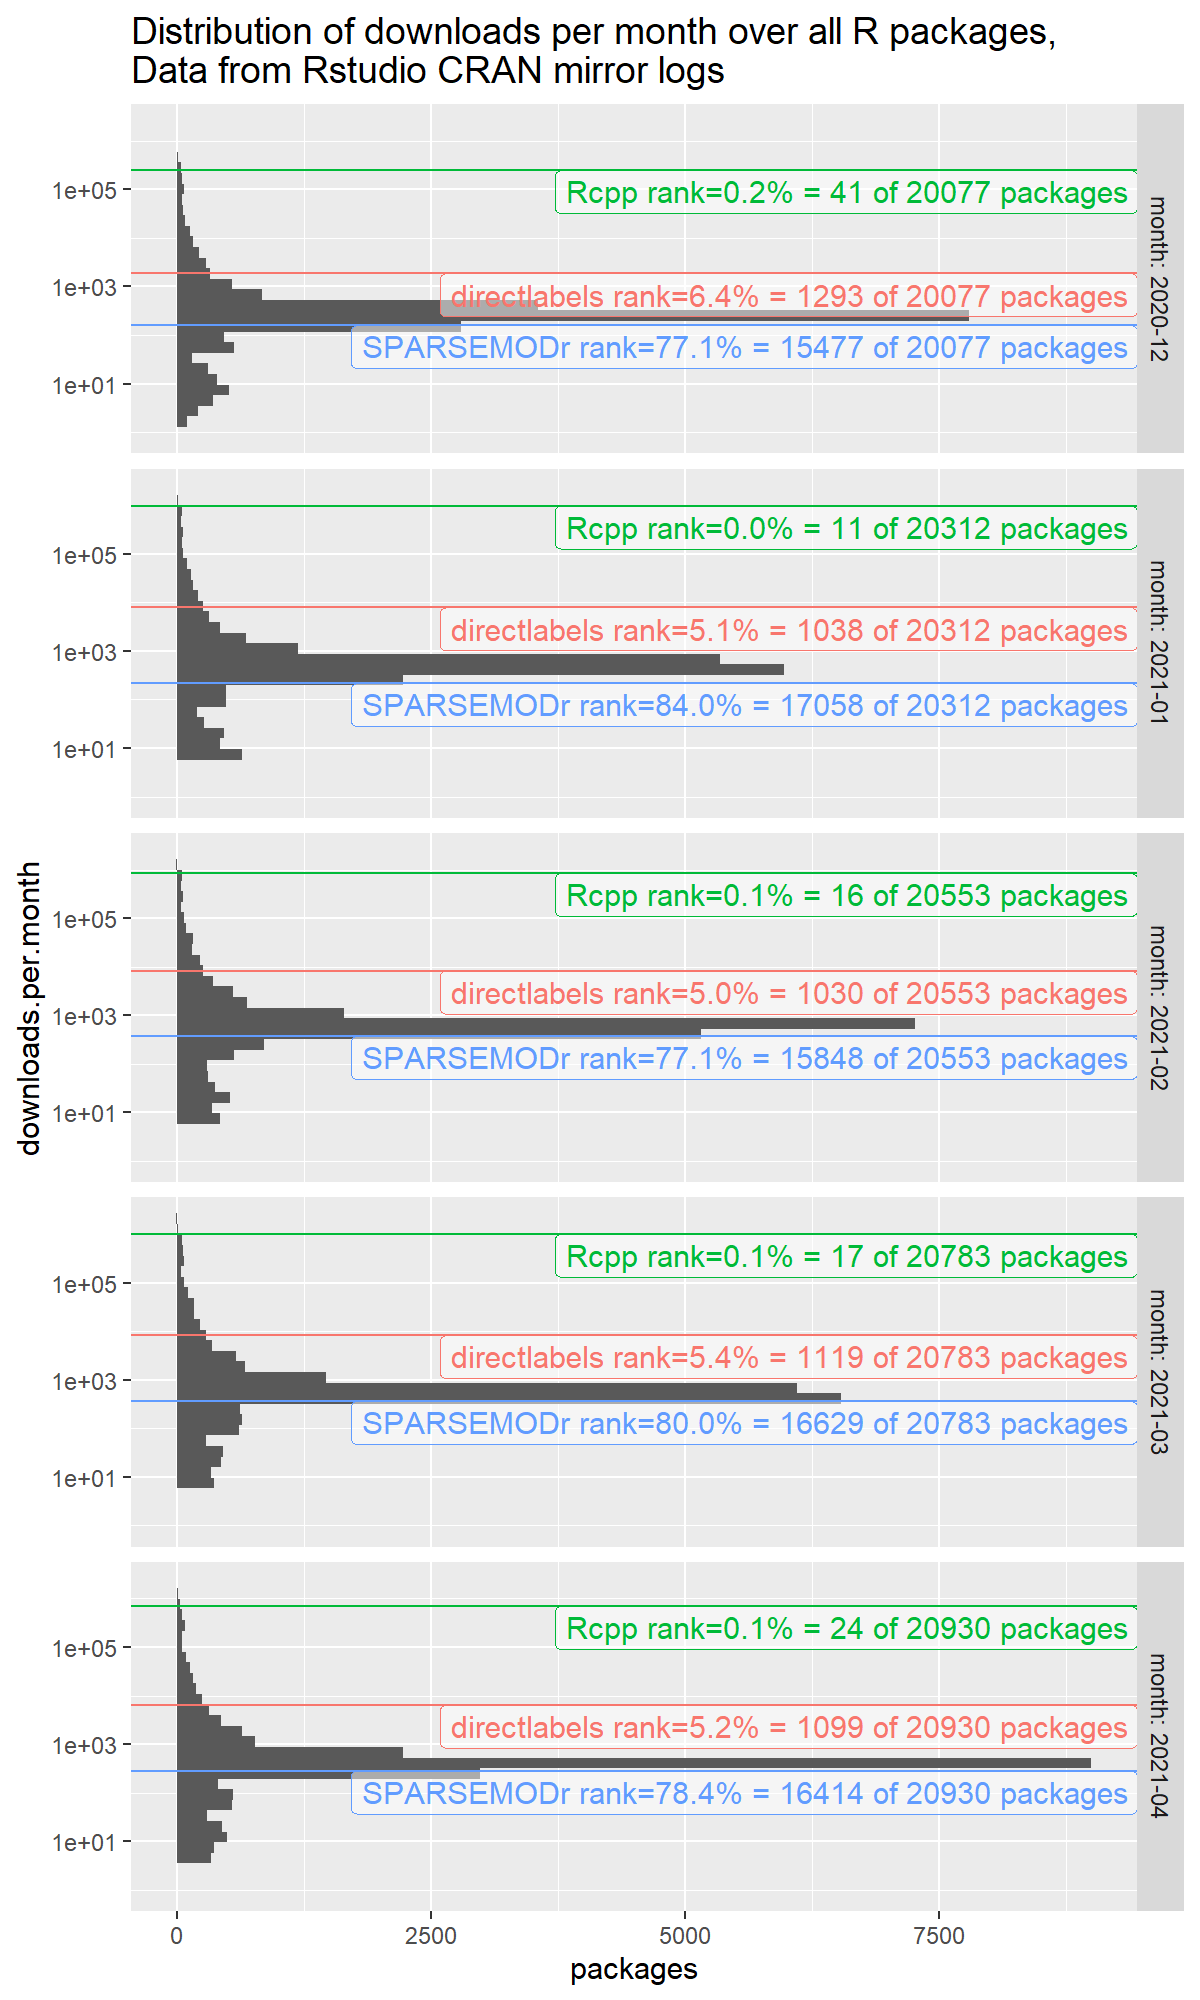

The script that saved this image:
#after download and conversion,
library(data.table)
library(ggplot2)
counts.dt <- data.table(counts.csv=Sys.glob("figure-SPARSEMOD-logs-data/*-counts.csv"))[, {
  data.table::fread(counts.csv)
}, by=.(date=as.Date(gsub("figure-SPARSEMOD-logs-data/|-counts.csv", "", counts.csv)))]
month.dt <- counts.dt[package != "", .(
  downloads.per.month=sum(downloads.per.day)
), by=.(package, month=sub("-[0-9]{2}$", "", date))]

## set NAs to zero?
counts.wide <- data.table::dcast(
  month.dt, package ~ month, value.var="downloads.per.month")
counts.tall <- data.table::melt(
  counts.wide,
  id.vars="package",
  value.name="downloads.per.month",
  variable.name="month")
counts.tall[is.na(downloads.per.month), downloads.per.month := 0]

## Or not?
counts.tall <- month.dt


counts.tall[, rank := rank(-downloads.per.month), by=month]
counts.tall[, rank.percent := 100*(rank-1)/(.N-1), by=month ]
counts.tall[, pkgs := .N, by=month ]
show.pkgs <- c("SPARSEMODr", "Rcpp", "directlabels")
counts.some <- counts.tall[package %in% show.pkgs]
gg <- ggplot()+
  ggtitle("Distribution of downloads per month over all R packages,
Data from Rstudio CRAN mirror logs")+
  scale_y_log10()+
  geom_histogram(aes(
    y=downloads.per.month),
    data=counts.tall)+
  facet_grid(month ~ ., labeller=label_both)+
  xlab("packages")+
  theme(legend.position="none")+
  geom_hline(aes(
    yintercept=downloads.per.month, color=package),
    data=counts.some)+
  geom_label(aes(
    Inf, downloads.per.month, color=package,
    label=sprintf(
      "%s rank=%.1f%% = %.0f of %d packages",
      package, rank.percent, rank, pkgs)),
    vjust=1,
    hjust=1,
    alpha=0.5,
    data=counts.some)
png("figure-SPARSEMOD-logs.png", width=6, height=10, units="in", res=200)
print(gg)
dev.off()
